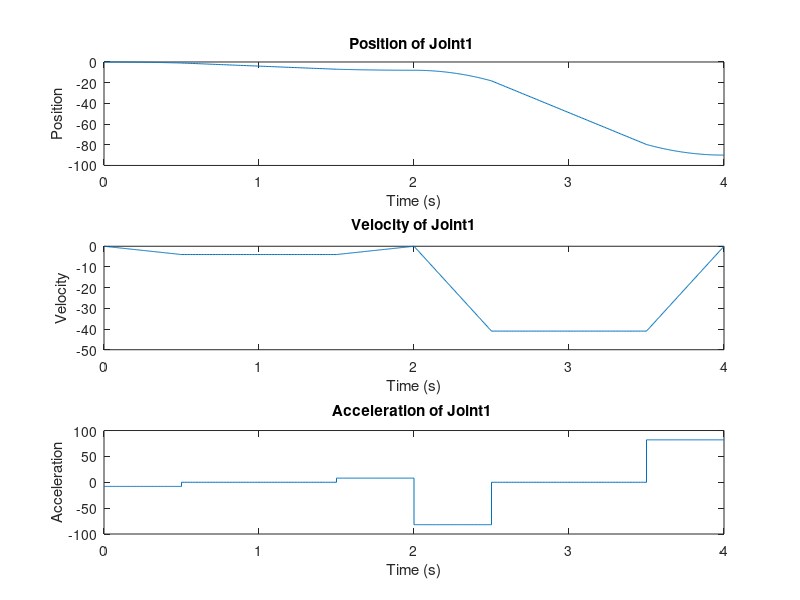
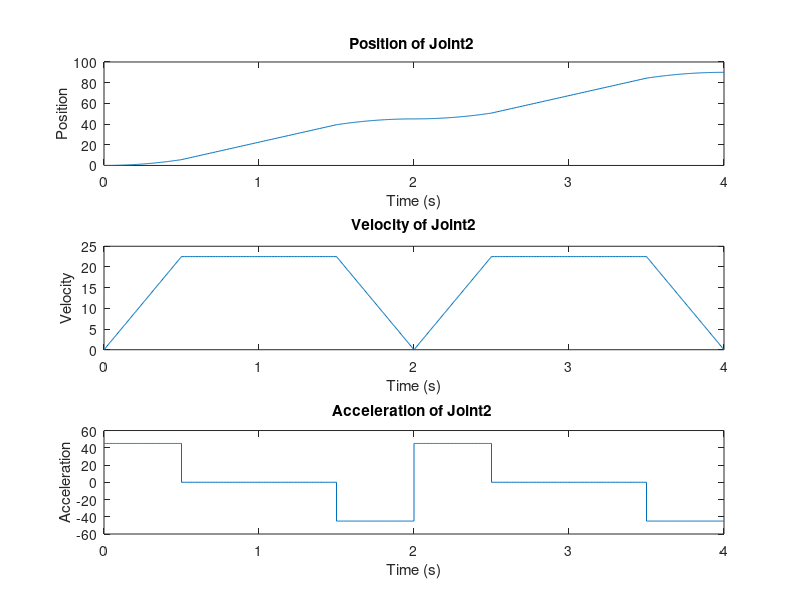
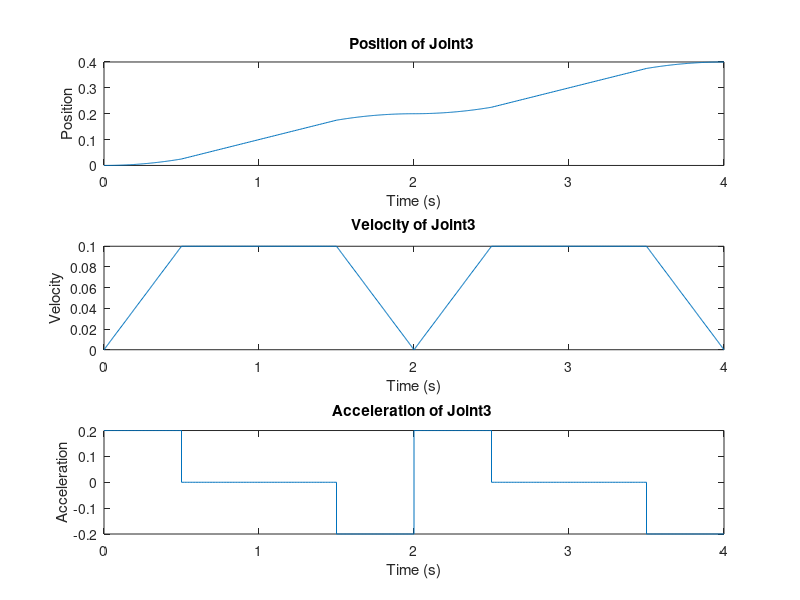

These charts were generated, in order, by the following MATLAB code:
% LSPB Trajectory
clear; 
close all; 

t = [0, 2, 4]; % Time
p = [ 0, -8, -90; %position
	0, 45, 90;
	0, 0.2, 0.4];

tb = 0.5; % Given Time Blend

for i=1:3 % iterate through joints
    % Initialize/Reset Vectors
    TotalPosition = [];
    TotalVelocity = [];
    TotalAcceleration = [];
    TotalTime = [];
    
    for j =1:2 % iterate through time intervals
        %loop = j
        ti = t(j+1)-t(j); % time interval duration
        ac = 4*(p(i,j+1) - p(i,j))/ti^2; % Acceleration Constraint
        pb = p(i,j) + 0.5*ac*tb^2; % Joint Angle at Tb
        
        % parabolic segement 1
        ts1 = t(j) : tb/100 : t(j)+tb; % time segment 1 sampled
        TotalTime = [TotalTime, ts1]; %cumalative time
        position = p(i,j) + 0.5*ac*(ts1-t(j)).^2; %calculate position
        velocity = ac*(ts1-t(j)); %calculate velocity
        acceleration = ac*ones(1,101); %calculate acceleration
        TotalPosition = [TotalPosition, position]; % cumalative position
        TotalVelocity = [TotalVelocity, velocity]; % cumalative velocity
        TotalAcceleration = [TotalAcceleration, acceleration]; % cumalative accerlation
        
        % linear segment
        ts2 = t(j)+tb : ((ti-tb)-tb)/100 : (t(j+1)-tb); % time segment 2 sampled
        TotalTime = [TotalTime, ts2]; %cumalative time
        position = pb + ac*tb*1.5*((ts2-t(j))-tb); %calculate position
        velocity = ac*tb*ones(1,101); %calculate velocity
        acceleration = zeros(1,101);  %calculate acceleration
        TotalPosition = [TotalPosition, position]; % cumalative position
        TotalVelocity = [TotalVelocity, velocity]; % cumalative velocity
        TotalAcceleration = [TotalAcceleration, acceleration]; % cumalative accerlation
        
        %parabolic segement 2
        ts3 = (t(j+1)-tb) : tb/100 : t(j+1); % time segment 3 sampled
        TotalTime = [TotalTime, ts3]; %cumalative time
        position = p(i,j+1) - 0.5*ac*(ts3-t(j+1)).^2; %calculate position
        velocity = -ac*(ts3-t(j+1)); %calculate velocity
        acceleration = -ac*ones(1,101); %calculate acceleration
        TotalPosition = [TotalPosition, position]; % cumalative position
        TotalVelocity = [TotalVelocity, velocity]; % cumalative velocity
        TotalAcceleration = [TotalAcceleration, acceleration]; % cumalative accerlation
    end
    
    % Position, Velocity, Acceleration Plots
    figure
    subplot(311);
    plot(TotalTime, TotalPosition); %plot position
    title(sprintf('Position of Joint%d ',i));
    xlabel('Time (s)');
    ylabel('Position');
    subplot(312)
    plot(TotalTime, TotalVelocity); %plot velocity
    title(sprintf('Velocity of Joint%d',i));
    xlabel('Time (s)');
    ylabel('Velocity');
    subplot(313)
    plot(TotalTime, TotalAcceleration); %plot acceleration
    title(sprintf('Acceleration of Joint%d ',i));
    xlabel('Time (s)');
    ylabel('Acceleration');
end